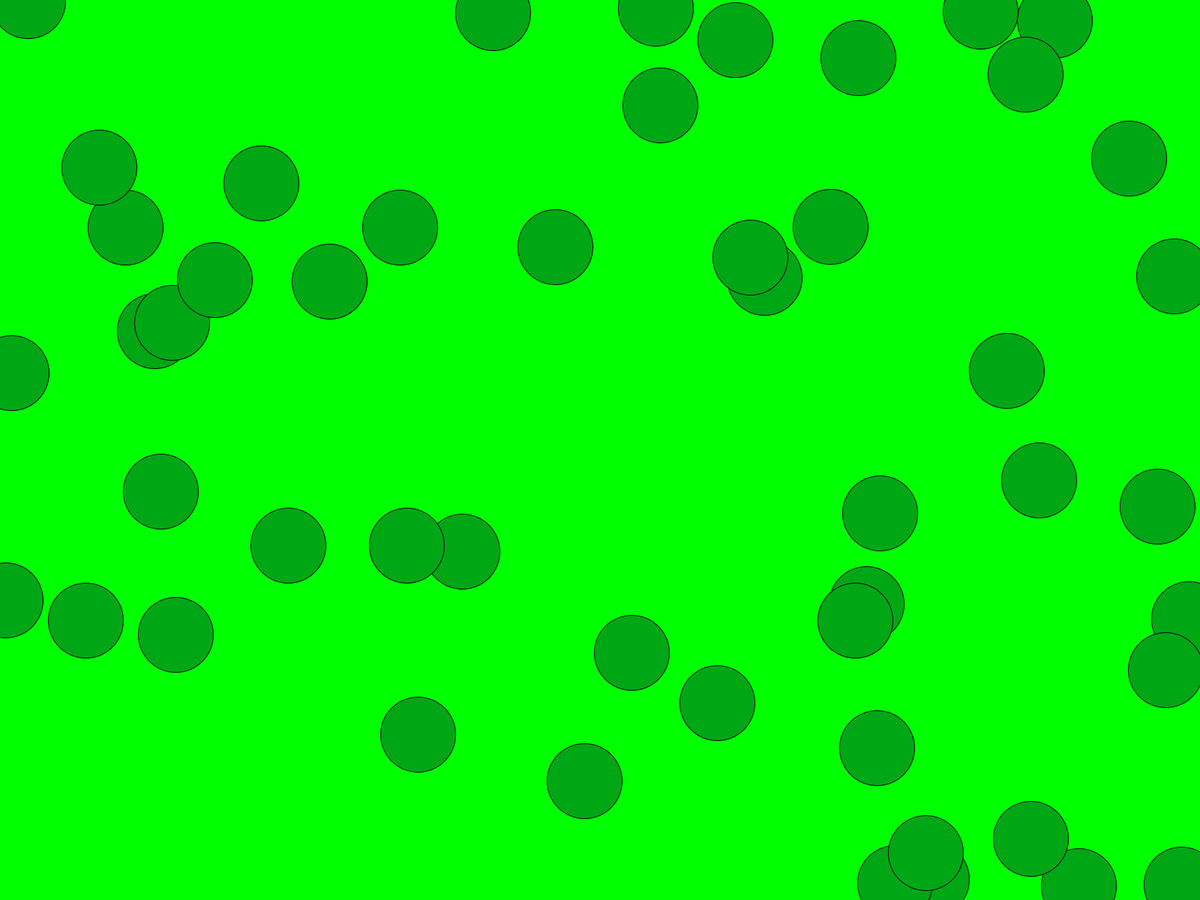
Frame 1 (no input)
Frame 60 (the mouse pressed at the canvas centre just before this capture): identical to frame 1, image omitted
Frame 120 (the mouse held since frame 60 and released just before this capture): identical to frame 1, image omitted

The Processing sketch that drew this single still picture (run headless with seeded random() and noise(); from frame 60 on, the mouse is pressed at the canvas centre):

// Processing sketch: random_tree
// ── random_tree.pde
PShape tree;

void setup() {
  fullScreen();
  
  fill(#00A715);
  tree = createShape(ELLIPSE, 0, 0, 100, 100);
}

void draw() {
  randomSeed(0);
  background(#00FF00);
  int idx = 0;
  for (idx = 0; idx < 50; idx++) {
    float x = random(0, width);
    float y = random(0, height);
    // draw tree shape
    shape(tree, x, y);
  }
}
